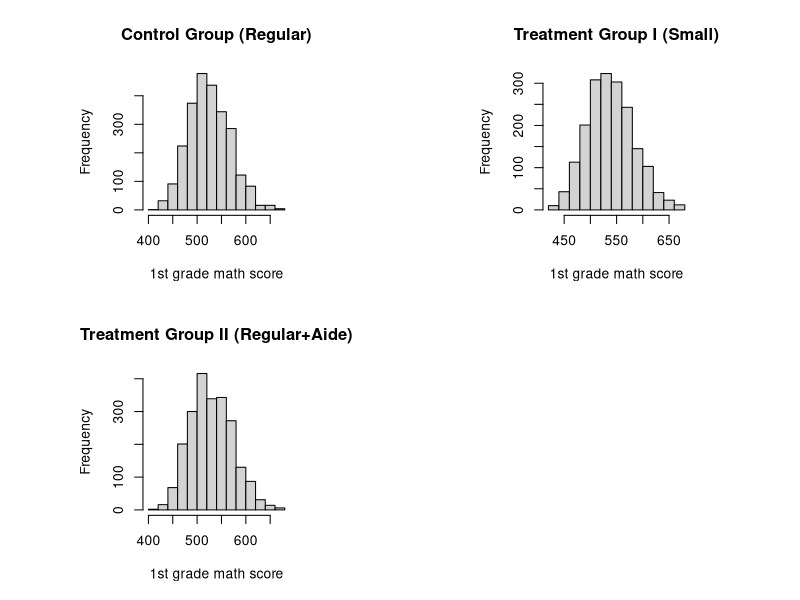
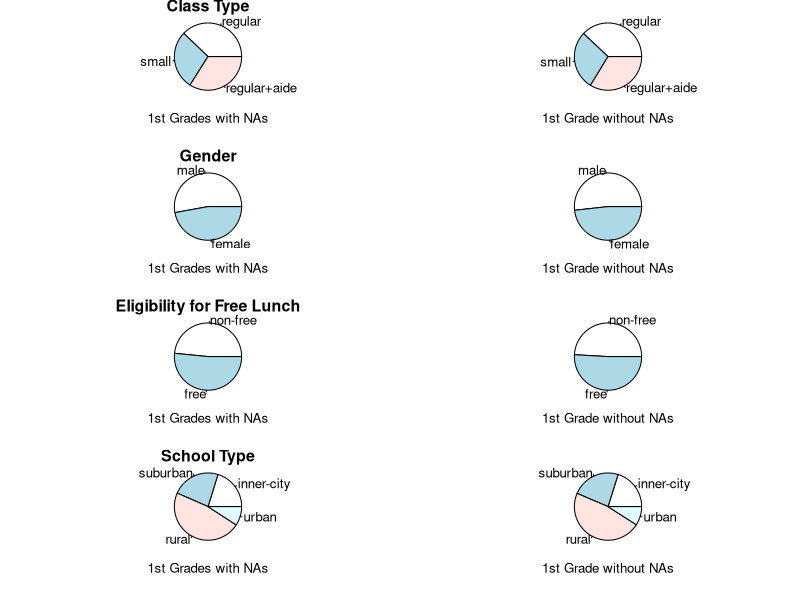
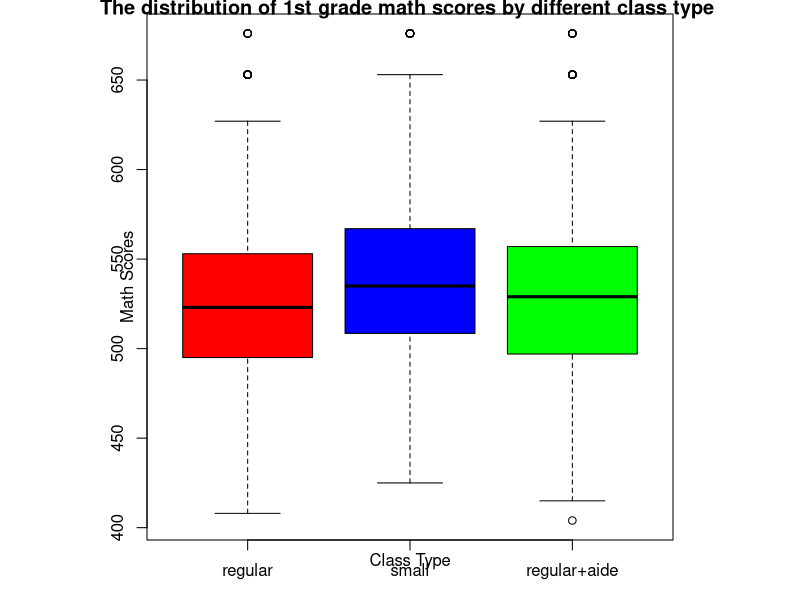
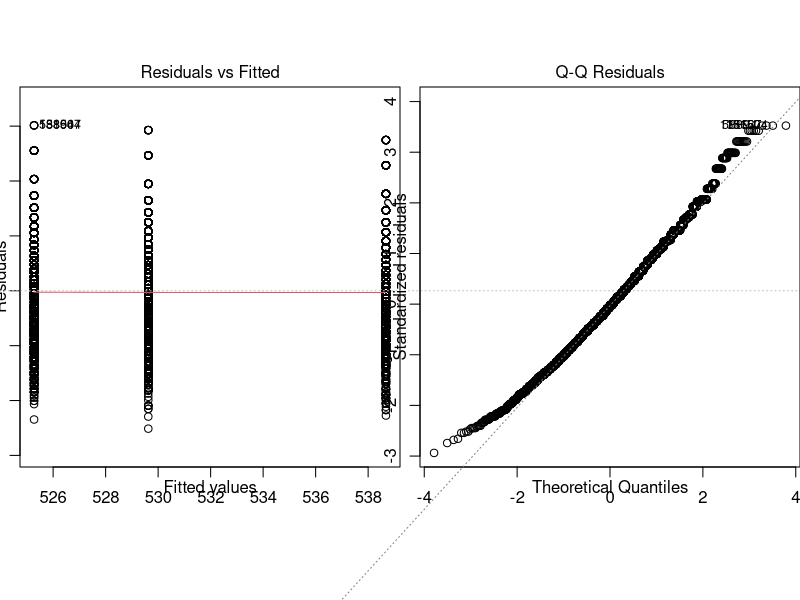
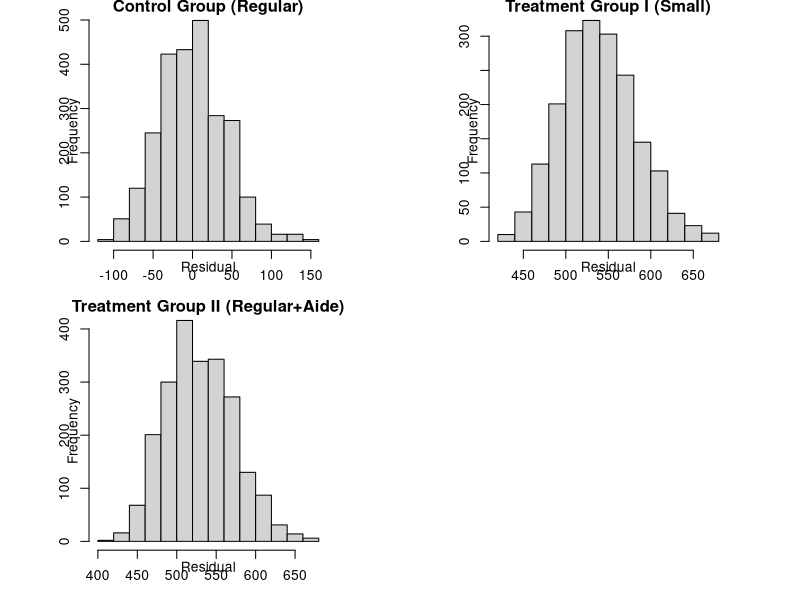

Generate these figures, in order, with R:
## ---- chunk 1
knitr::opts_chunk$set(echo = FALSE)
## ---- chunk 2
library(AER)
library(kableExtra)
library(tidyverse)
data("STAR")
## ---- chunk 3
STAR$star1 <- as.factor(STAR$star1)
# create a subset for 1st grade with removing all the NA data in star1 and math1
subset1 <- subset(STAR, (!is.na(STAR$star1))&(!is.na(STAR$math1)))
# create a subset for 1st grade with removing all the NA data in star1 and keep NA in math1
subset1_NA <- subset(STAR, (!is.na(STAR$star1))&(is.na(STAR$math1)))
## ---- chunk 4
par(mfrow=c(2,2), pty="s", xpd = NA)
hist(subset1$math1[subset1$star1=='regular'], main='Control Group (Regular)', xlab='1st grade math score')
hist(subset1$math1[subset1$star1=='small'], main='Treatment Group I (Small)', xlab='1st grade math score')
hist(subset1$math1[subset1$star1=='regular+aide'], main='Treatment Group II (Regular+Aide)', xlab='1st grade math score')
## ---- chunk 5
# par(mfrow=c(2,2), mar = c(4,3.5,1,1.5), mgp=c(1.5,0.5,0), cex = 0.8, pty="s")
par(mfrow=c(4,2), mar = c(3,1,0.7,0), mgp=c(0.5,1,0), cex = 0.8, pty="s") 
pie(table(STAR$star1), xlab='1st Grades with NAs')
title("Class Type")
pie(table(subset1$star1), xlab='1st Grade without NAs')
pie(table(STAR$gender), xlab='1st Grades with NAs')
title("Gender")
pie(table(subset1$gender), xlab='1st Grade without NAs')
pie(table(STAR$lunch1), xlab='1st Grades with NAs')
title("Eligibility for Free Lunch")
pie(table(subset1$lunch1), xlab='1st Grade without NAs')
pie(table(STAR$school1), xlab='1st Grades with NAs')
title("School Type")
pie(table(subset1$school1), xlab='1st Grade without NAs')
## ---- chunk 6
par(mfrow=c(1,1))
boxplot(subset1$math1~subset1$star1, main='The distribution of 1st grade math scores by different class type ',xlab='Class Type', ylab='Math Scores',col=(c('red','blue','green')))
## ---- chunk 7
subset1 %>% group_by("Class Type" = star1) %>% summarise(Count = n(),
                                                         "Min." = min(math1),
                                          "1st Qu." = quantile(math1, 0.25),
                                          Mean = mean(math1),
                                          Median = median(math1),
                                          "3rd Qu." = quantile(math1, 0.25),
                                          "Max." = max(math1)) %>%
  kable(caption = "Math Scores Summary Statistics") %>%
  kable_styling(full_width = F)
## ---- chunk 8
fm1.anova = aov(math1 ~ star1, data = subset1)
summary(fm1.anova)
## ---- chunk 9
subset1$res.abs = abs(fm1.anova$residuals)
summary(aov(res.abs~star1, data=subset1))
## ---- chunk 10
par(mfrow=c(1,2), pty="s")
plot(fm1.anova, which=1)
plot(fm1.anova, which=2)
## ---- chunk 11
par(mfrow=c(2,2), pty="s", xpd = NA)
hist(fm1.anova$residuals[subset1$star1=='regular'], main='Control Group (Regular)', xlab='Residual')
hist(subset1$math1[subset1$star1=='small'], main='Treatment Group I (Small)', xlab='Residual')
hist(subset1$math1[subset1$star1=='regular+aide'], main='Treatment Group II (Regular+Aide)', xlab='Residual')
## ---- chunk 12
alpha = 0.01
m = 3 # number of pairwise differences
B.stat = qt(1-alpha/(2*m), fm1.anova$df.residual)
T.stat = qtukey(1-alpha, length(fm1.anova$coefficients), fm1.anova$df.residual)
S.stat = sqrt(length(fm1.anova$coefficients)-1)*qf(1-alpha,length(fm1.anova$coefficients)-1, fm1.anova$df.residual)
## ---- chunk 13
fm1 <- lm(math1 ~ star1, data = subset1)
u1 <- fm1.anova$coefficients[1]
u2 <- fm1.anova$coefficients[1] + fm1.anova$coefficients[2]
u3 <- fm1.anova$coefficients[1] + fm1.anova$coefficients[3]

n1 = length(subset1$math1[subset1$star1=='regular'])
n2 = length(subset1$math1[subset1$star1=='small'])
n3 = length(subset1$math1[subset1$star1=='regular+aide'])

sd1 = summary(fm1.anova)$sig*sqrt(1/n1)
sd2 = summary(fm1.anova)$sig*sqrt(1/n2)
sd3 = summary(fm1.anova)$sig*sqrt(1/n3)

D12 = fm1.anova$coefficients[2]
sd12 = summary(fm1)$sig*sqrt(1/n1 + 1/n2)

D13 = fm1.anova$coefficients[3]
sd13 = summary(fm1)$sig*sqrt(1/n1 + 1/n3)

D23 = fm1.anova$coefficients[2] - fm1.anova$coefficients[3]
sd23 = summary(fm1)$sig*sqrt(1/n2 + 1/n3)

# Bonferroni CI
BCI=matrix(0,3,2)
BCI[1,] = c(D12 - B.stat*sd12, D12 + B.stat*sd12) # 99% Bonferroni Correction CI of diff between regular and small
BCI[2,] = c(D13 - B.stat*sd13, D13 + B.stat*sd13) # 99% Bonferroni Correction CI of diff between regular and aide
BCI[3,] = c(D23 - B.stat*sd23, D23 + B.stat*sd23)
rownames(BCI) = c("Regular vs Small", "Regular vs Aide", "Small vs Aide")
colnames(BCI) = c("Lower", "Upper")

BCI %>%
  kable() %>%
  kable_styling(full_width = F)
## ---- chunk 14
sessionInfo()
